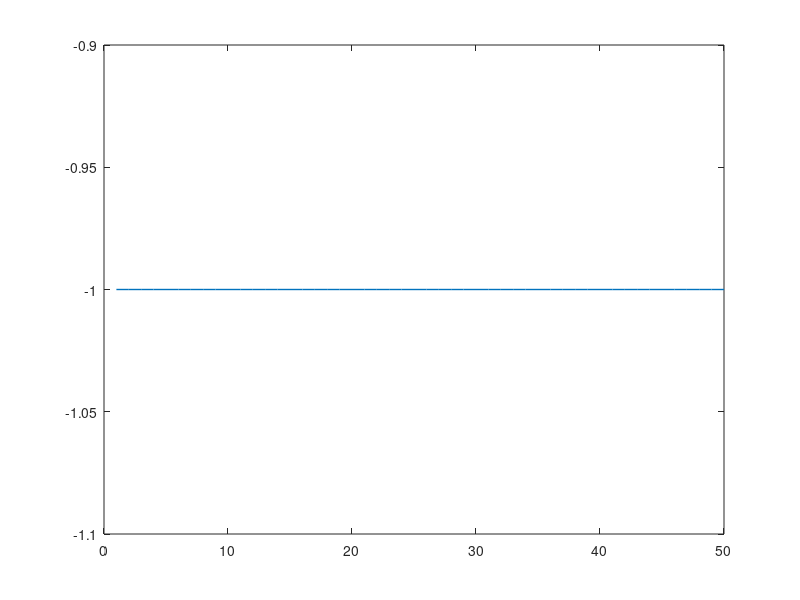

Recreate this plot in MATLAB. (Note: this script raises an error after producing the figure.)
% for i=8:1:28
%     [best_list] = findB(i);
% end

for i =1:50
    a(i,1)=i;
end

yy=-1*ones(1,50); 
plot(a,yy,'LineWidth',1); 
hold on;
% for j=1:1:4
%     best_list=xlsread(['best_list_',num2str(j,'%02d'),'.xls']);
%     plot(a,best_list(1:1:50,5),'LineWidth',1);
%     hold on;
% end
% for j=6:1:7
%     best_list=xlsread(['best_list_',num2str(j,'%02d'),'.xls']);
%     plot(a,best_list(1:1:50,5),'LineWidth',1);
%     hold on;
% end
% for j=9:1:19
%     best_list=xlsread(['best_list_',num2str(j,'%02d'),'.xls']);
%     plot(a,best_list(1:1:50,5),'LineWidth',1);
%     hold on;
% end
% for j=21:1:28
%     best_list=xlsread(['best_list_',num2str(j,'%02d'),'.xls']);
%     plot(a,best_list(1:1:50,5),'LineWidth',1);
%     hold on;
% end

for j=25:1:28
    best_list=xlsread(['image_',num2str(j,'%02d'),'.xls']);
    plot(a,best_list(1:1:50,5),'LineWidth',1);
    hold on;
end
xlabel('G');
ylabel('Targe');
